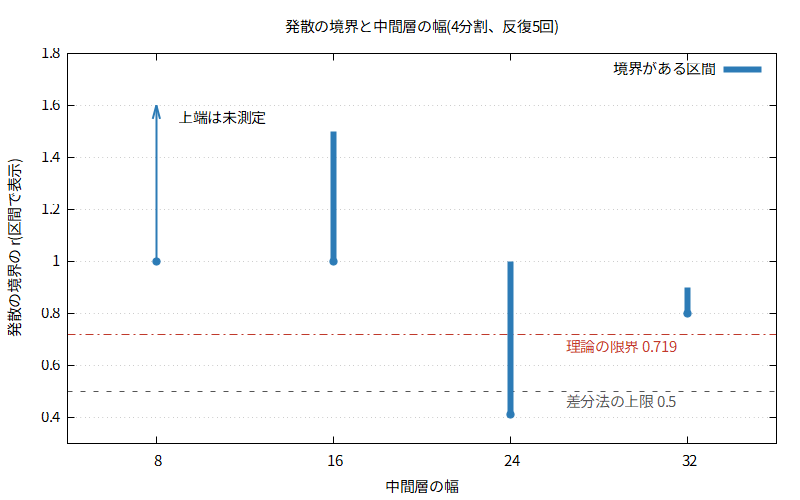

This figure's gnuplot source:
# 図10 (reference/learned_width.gp のフォント・パスのみ調整)
# 4分割での発散境界の区間と中間層の幅
set encoding utf8
set terminal pngcairo size 800,500 font "Noto Sans JP,11"
set output 'fig10_width.png'
set title '発散の境界と中間層の幅(4分割、反復5回)'
set xlabel '中間層の幅'
set ylabel '発散の境界の r(区間で表示)'
set xrange [4:36]
set yrange [0.3:1.8]
set xtics (8,16,24,32)
set grid ytics
set key top right
set arrow from 4,0.7192 to 36,0.7192 nohead dt 4 lc rgb '#c0392b'
set label '理論の限界 0.719' at 26.5,0.67 tc rgb '#c0392b'
set arrow from 4,0.5 to 36,0.5 nohead dt 2 lc rgb '#555555'
set label '差分法の上限 0.5' at 26.5,0.46 tc rgb '#555555'
set arrow from 8,1.0 to 8,1.6 lw 2 lc rgb '#2c7bb6'
set label '上端は未測定' at 9,1.55
plot 'fig10_width.dat' using 1:($3==$3 ? $2:1/0):(0):($3-$2) with vectors nohead lw 6 lc rgb '#2c7bb6' title '境界がある区間', \
     'fig10_width.dat'                  using 1:2 with points pt 7 ps 1.2 lc rgb '#2c7bb6' notitle
